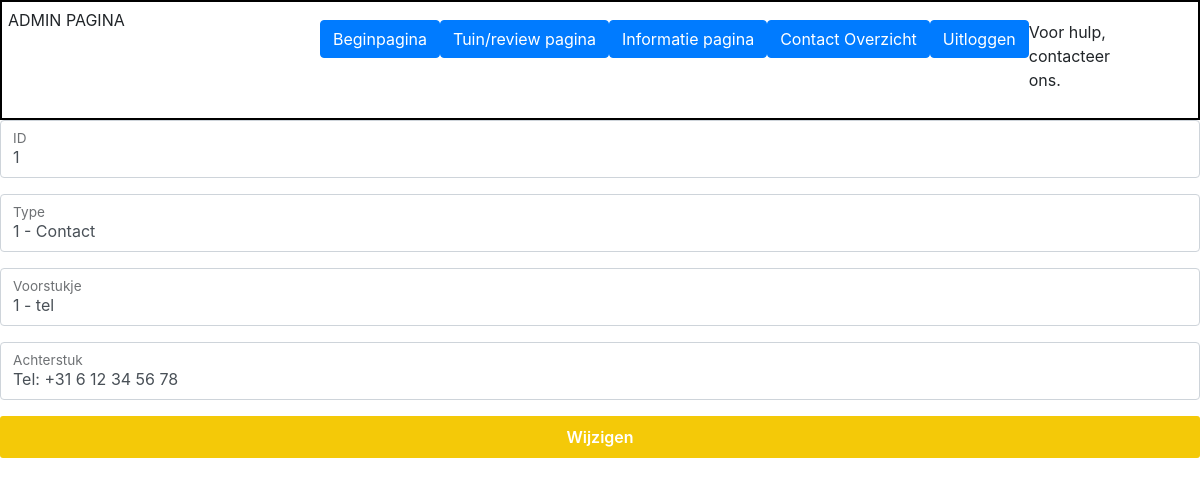
The app's page /admin/informatie/edit_info.php?id=1 (signed in), older data.
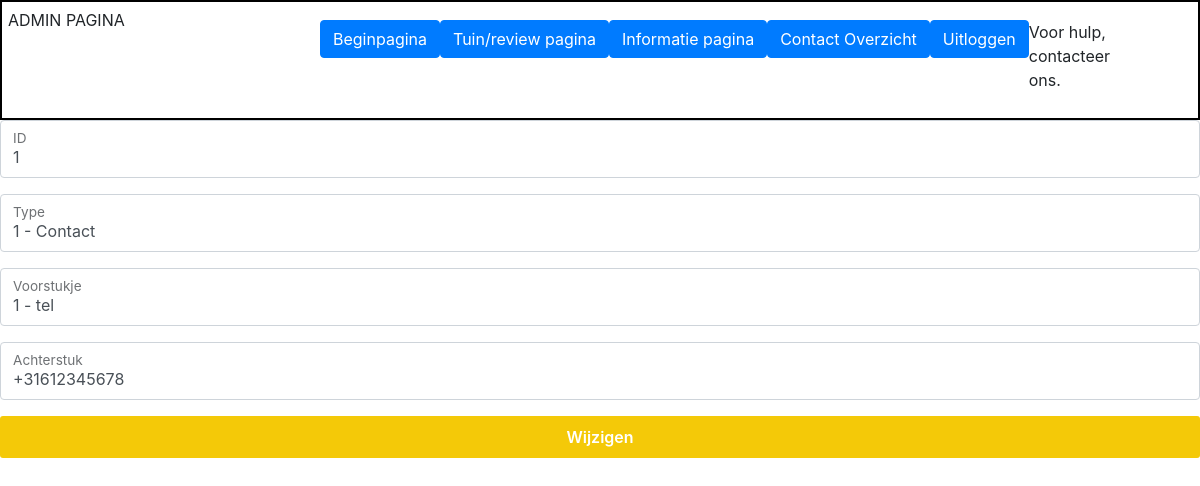
The same page, newer data.
### tables this page shows
CREATE TABLE `informatie` (
  `info_id` int(11) NOT NULL,
  `info_type` int(11) NOT NULL,
  `info_prefix` varchar(255) NOT NULL,
  `info_tekst` varchar(255) NOT NULL
);

### admin/informatie/edit_info.php (the view, shortened to what this page needs)
<?php
include ('../core/headeradmin.php');
$id = $_GET['id'];
$sql = "SELECT info_id, info_type, info_prefix, info_tekst FROM informatie WHERE info_id = ?";
$liqry = $con->prepare($sql);
if ($liqry === false) {
    echo mysqli_error($con);
} else {
    $liqry->bind_param('i', $id);
    $liqry->bind_result($info_id, $info_type, $info_prefix, $info_tekst);
    if ($liqry->execute()) {
        $liqry->store_result();
        if ($liqry->num_rows > 0) {
            ?>
            <form action="edit_info.php?info_id=<?php echo $info_id; ?>" method="post">
                <div class="form-floating mb-3">
                    <input type="number" class="form-control" id="floatingInput" placeholder="0" name="info_id" value="<?php echo $info_id ?>" required>
                    <label for="floatingInput">ID</label>
                </div>
                <div class="form-floating mb-3">
                    <select class="form-control" id="floatingInput" name="info_type">
                        <option value="1" <?php if($info_type === 1){echo "selected"; }?>>1 - Contact</option>
                    </select>
                    <label for="floatingInput">Type</label>
                </div>
                <div class="form-floating mb-3">
                    <select class="form-control" id="floatingInput" name="info_prefix">
                        <option value="tel" <?php if($info_prefix === 1){echo "selected"; }?>>1 - tel</option>
                    </select>
                    <label for="floatingInput">Voorstukje</label>
                </div>
                <div class="form-floating mb-3">
                    <input type="text" class="form-control" id="floatingInput" placeholder="00000000" name="info_tekst" value="<?php echo $info_tekst ?>" required>
                    <label for="floatingInput">Achterstuk</label>
                </div>
                <button type="submit" name="submit"class="button4" value="Save">Wijzigen</button>
            </form>
            <?php
        } else {
            echo "Product not found.";
        }
    } else {
        echo "Error executing query: " . $liqry->error;
    }
}
include ('../core/footeradmin.php');
?>

Row changes from the older to the newer data that the page shows:
changed informatie "1 - Contact": info_tekst "Tel: +31 6 12 34 56 78" → "+31612345678"
